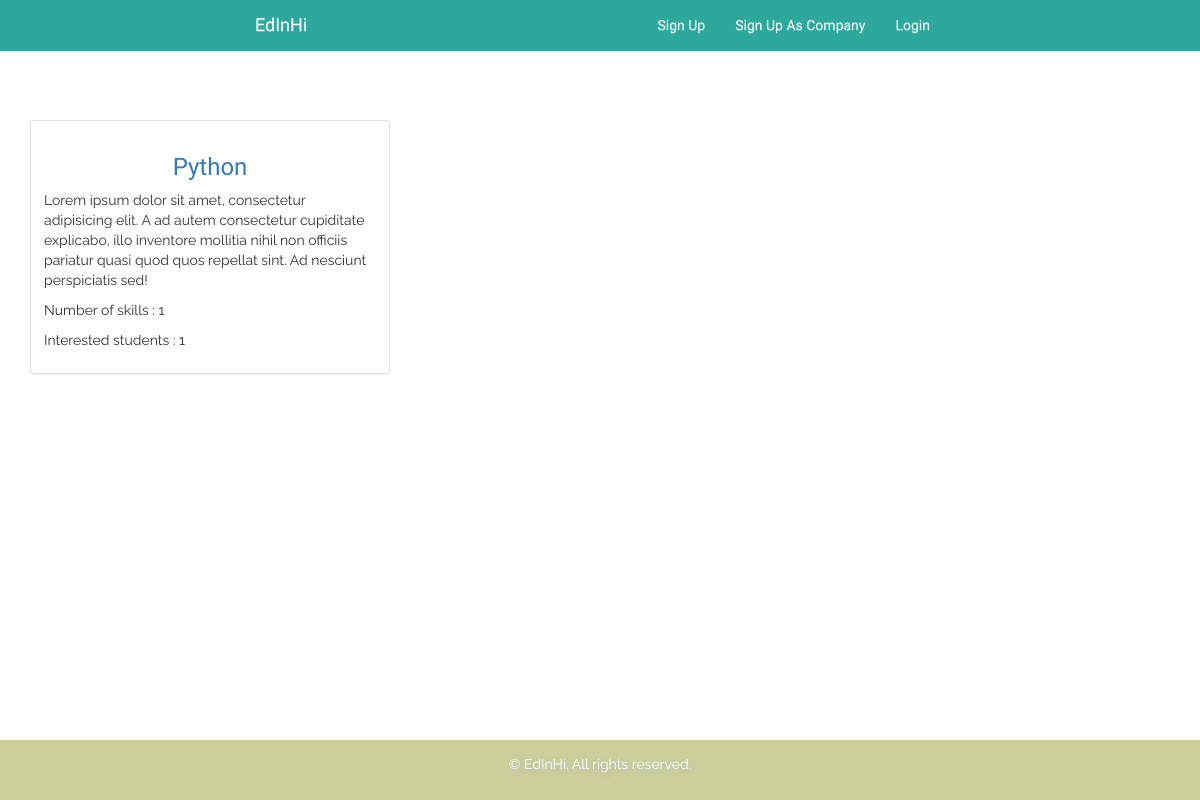
The page /spec/all/ on the database its author committed.
### specialization/models.py (models this page shows)
class Specialization(models.Model):
	name = models.CharField(max_length=250, blank=True, default=None)
	description = models.TextField(max_length=250, blank=True)
	skills = models.ManyToManyField(Skill)
	users = models.ManyToManyField(User, blank=True)
	in_wishlist_of_users = models.IntegerField(blank=True, null=True, default=0)

### specialization/views.py (the view)
def all_specializations_view(request):
    all = Specialization.objects.all()
    return render(request, 'specialization/specializations.html', {'all': all})

### specialization/templates/specialization/specializations.html (shortened to what this page needs)
{% extends 'main_app/base.html' %}
{% block content %}
    <br><br><br><br><br><br>
    <div class="container">
        <div class="row">
            {% for spec in all %}
                 <div class="col-sm-6 col-md-4">
                    <div class="thumbnail">
                        <div class="caption">
                            <h3 style="text-align: center"><a href="{% url "specialization" spec.id %}">{{ spec.name }}</a></h3>
                            <p>Lorem ipsum dolor sit amet, consectetur adipisicing elit. A ad autem consectetur cupiditate
                                explicabo, illo inventore mollitia nihil non officiis pariatur quasi quod quos repellat
                                sint. Ad nesciunt perspiciatis sed!</p>
                            <p>Number of skills : {{ spec.skills.all.count }}</p>
                            <p>Interested students : {{ spec.users.all.count }} </p>
                        </div>
                    </div>
                </div>
            {% endfor %}
        </div>
    </div>
{% endblock %}

### main_app/static/css/main.css (style rules this page uses)
html { position: relative; min-height: 100%; }
label, a, li, .btn { font-family: 'Heebo', sans-serif; font-weight: 300; }
p { font-family: 'Raleway', sans-serif; }
html h1, html h2, html h3, html h4, html h5, html h6 { font-family: 'Heebo', sans-serif; font-weight: 300; }
body { margin-bottom: 60px; overflow-x: hidden; }

### rows shown on the page
Specialization: name "Python", skills.all.count "1", users.all.count "1"
